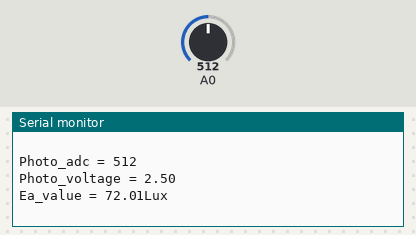
A sketch run on a simulated Arduino Uno, built with avr-gcc and run on an emulated ATmega328P. On the bench: the last lines printed to the serial monitor. The inputs (shaded band) are chosen by the test bench; at power-on: A0 = 512.

Above: at 1.8 s.
1.9 s: A0 set to 0
At 2.5 s:
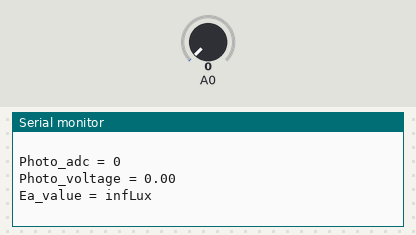
4.5 s: A0 set to 122
At 5.8 s:
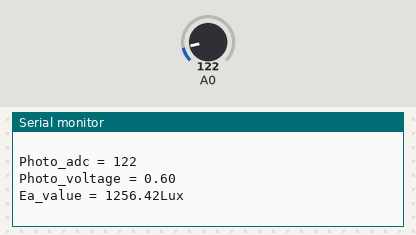
Timing chart, 0 to 7.5 s (numbered marks = the images above; inputs shaded):
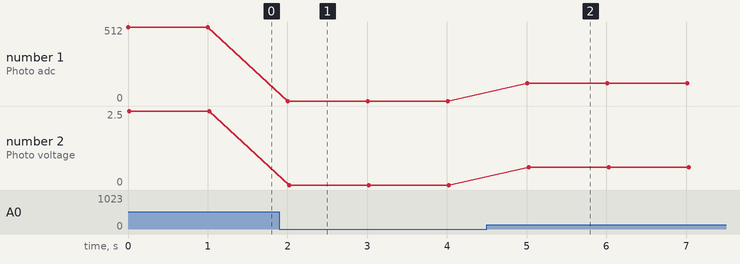

The sketch:

Pro6_analog_in_lux.ino
```cpp
void setup() {
   Serial.begin(9600);
}

void loop() {
  int Photo_adc = analogRead(A0);
  float Photo_voltage = float(Photo_adc*5)/1023;
  float Rp = (10*Photo_voltage)/(5-Photo_voltage);
  float y = (log10(200/Rp))/0.7;
  float Ea = pow(10,y);

  Serial.print("Photo_adc = ");
  Serial.println(Photo_adc);

  Serial.print("Photo_voltage = ");
  Serial.println(Photo_voltage);

  Serial.print("Ea_value = ");
  Serial.print(Ea);
  Serial.println("Lux");
  Serial.println("\t");
  delay(1000);
}
```

Measured:
- after the input at 1.9 s, the serial monitor: prints a new line after 0.11 s (image 1)
- after the input at 4.5 s, the serial monitor: prints a new line after 0.51 s (image 2)
- plotted number 1: 512 → 0 after the input at 1.9 s, 0 → 122 after the input at 4.5 s
- plotted number 2: 2.5 → 0 after the input at 1.9 s, 0 → 0.6 after the input at 4.5 s
